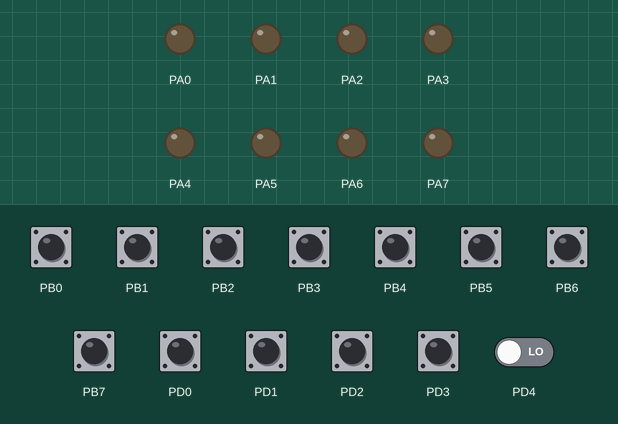
Recording of a program running on a simulated ATmega32, built with avr-gcc and emulated at 1 MHz. On the bench: output pins drawn as LEDs (lit = HIGH). The test bench sets the inputs (shaded band); at power-on: PB0–7, PD0–3 HIGH, PD4 LOW.

Above: at 1.2 s.
1.3 s: PD1 pulled LOW for 0.15 s
At 1.38 s:
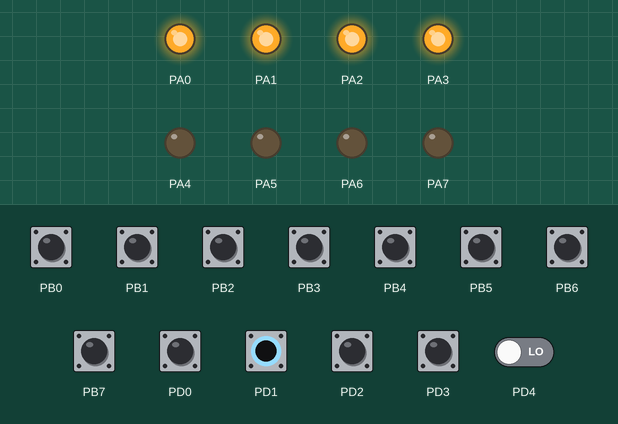
2.9 s: PD2 pulled LOW for 0.15 s
At 2.98 s:
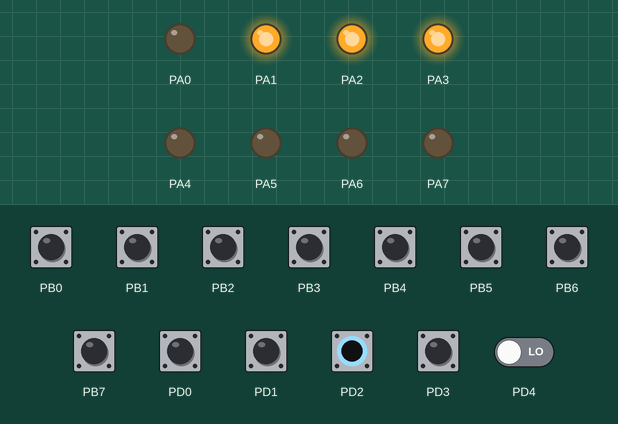
Timing chart, 0 to 5.9 s (numbered marks = the images above; inputs shaded):
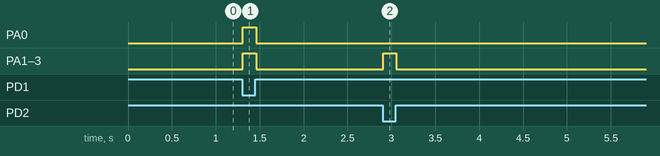

The program:

main.c
```c
 #define F_CPU 1000000
 #include <util/delay.h>
 #include <avr/io.h>
 // generated based on our provided serial
 // like 1 is sw and .....


 #define add 0x06
 #define addi 0x01
 #define sub 0x0E
 #define subi 0x09
 #define and 0x08
 #define andi 0x02
 #define or 0x00
 #define ori 0x0D
 #define sll 0x07
 #define srl 0x0A
 #define nor 0x0C
 #define lw 0x0B
 #define sw 0x04
 #define beq 0x05
 #define bneq 0x03
 #define j 0x0F

 unsigned char memArr[32];

 int main(void)
 {
	 MCUCSR|=(1<<JTD);
	 MCUCSR|=(1<<JTD);


	 DDRA=0XFF;
	 DDRB=0x00;
	 DDRC=0x00;
	 DDRD=0x00;

	 //DDRA=0X00; // ShowAddr A0 to A4; A5-> showaddrflag

	 // reg1 BL
	 // reg2 DL
	 // opc BH
	 // out CL
	 // zero A0


	 PORTA = 0b00000001;
	 PORTB = 0b11111111;
	 PORTD = 0b00001111;
	 PORTC = 0b00001111;

	 int reg1;
	 int reg2;
	 int operation;
	 int dataOutputReg = 0x00;
	 int zeroFlag = 0;
	 int beqf;
	 int bneqf;
	 int bsel;

	 while (1)
	 {
		 operation = PIND%16;

		 reg1 = PINB%16;
		 reg2 =  (PINB >> 4);

		 int c = PIND;
		 beqf = (c & 0b00010000)>>4;
		 bneqf = (c & 0b00100000)>>5;

		 if (operation == add || operation ==addi || operation == lw || operation == sw)
		 {
			 dataOutputReg = (reg1 + reg2)%16;
		 }
		 else if (operation == sub || operation == subi || operation == beq || operation == bneq)
		 {
			 dataOutputReg = (reg1 - reg2 +16 )%16;

		 }
		 else if (operation == and || operation == andi)
		 {
			 dataOutputReg = reg1 & reg2;
		 }
		 else if (operation == or || operation == ori)
		 {
			 dataOutputReg = reg1 | reg2;
		 }
		 else if (operation == nor)
		 {
			 dataOutputReg = reg1 | reg2;
			 dataOutputReg = (dataOutputReg ^ 15);
		 }
		 else if (operation == sll)
		 {
			 dataOutputReg = reg1 << reg2;
			 dataOutputReg%=16;
		 }
		 else if (operation == srl)
		 {
			 dataOutputReg = reg1 >> reg2;
		 }
		 else if (operation == j)
		 {
			 dataOutputReg = 0;
		 }

		 if (dataOutputReg%16 == 0)
		 {
			 zeroFlag = 1;
		 }
		 else
		 {
			 zeroFlag = 0;
		 }

		 bsel = (zeroFlag&beqf)|((!zeroFlag)&bneqf);

		 /*PORTC = 0x00;*/
		 unsigned char f = dataOutputReg | (bsel<<4);
		 PORTA = f;


		 _delay_ms(10);
	 }
 }
 //Arithmetic and Logic Unit
```

Measured:
- after the input at 1.3 s, PA0–3: LOW → HIGH at once, → LOW 0.15 s later
- after the input at 2.9 s, PA1–3: LOW → HIGH at once, → LOW 0.15 s later
